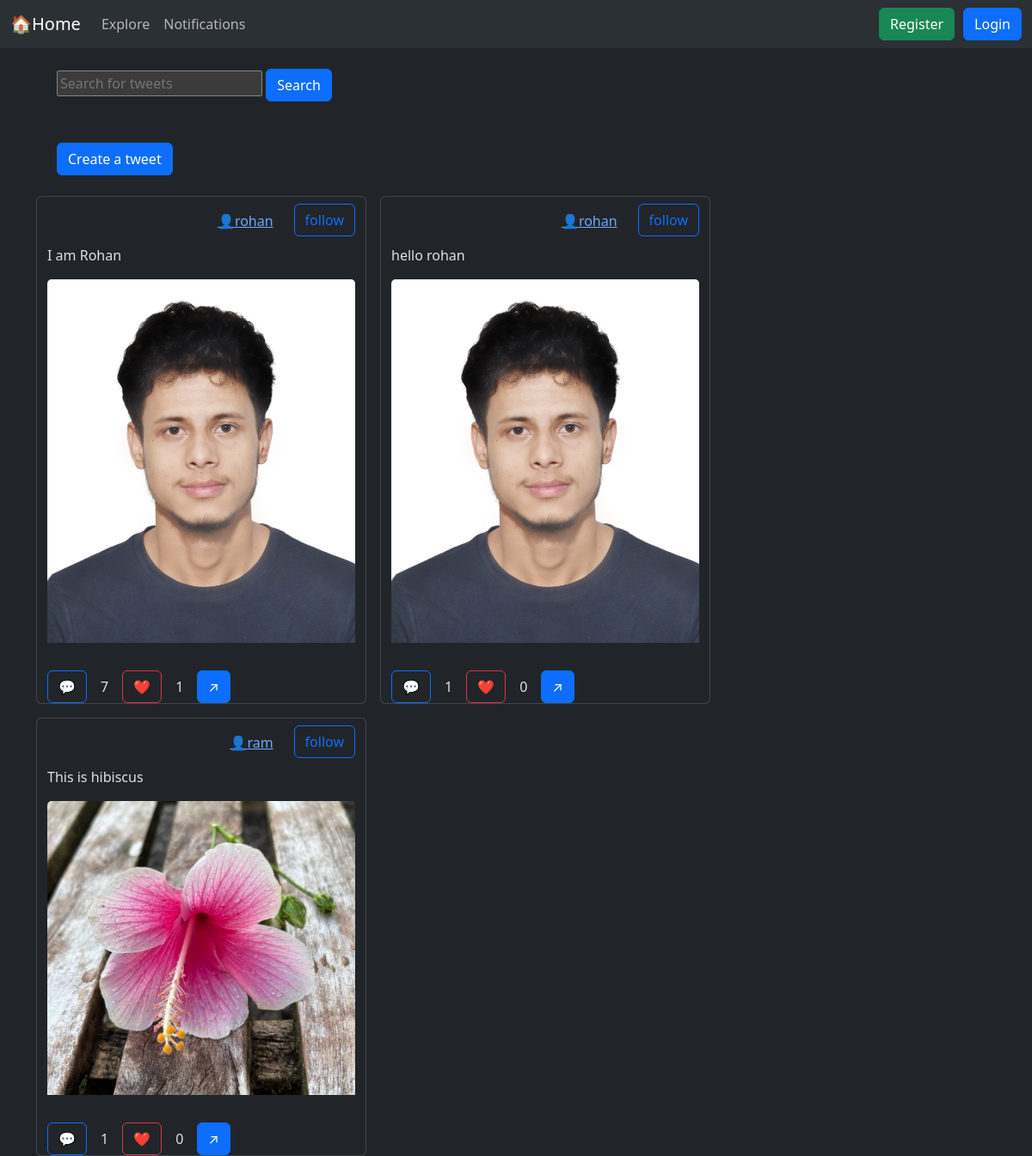
The app's page /, older data.
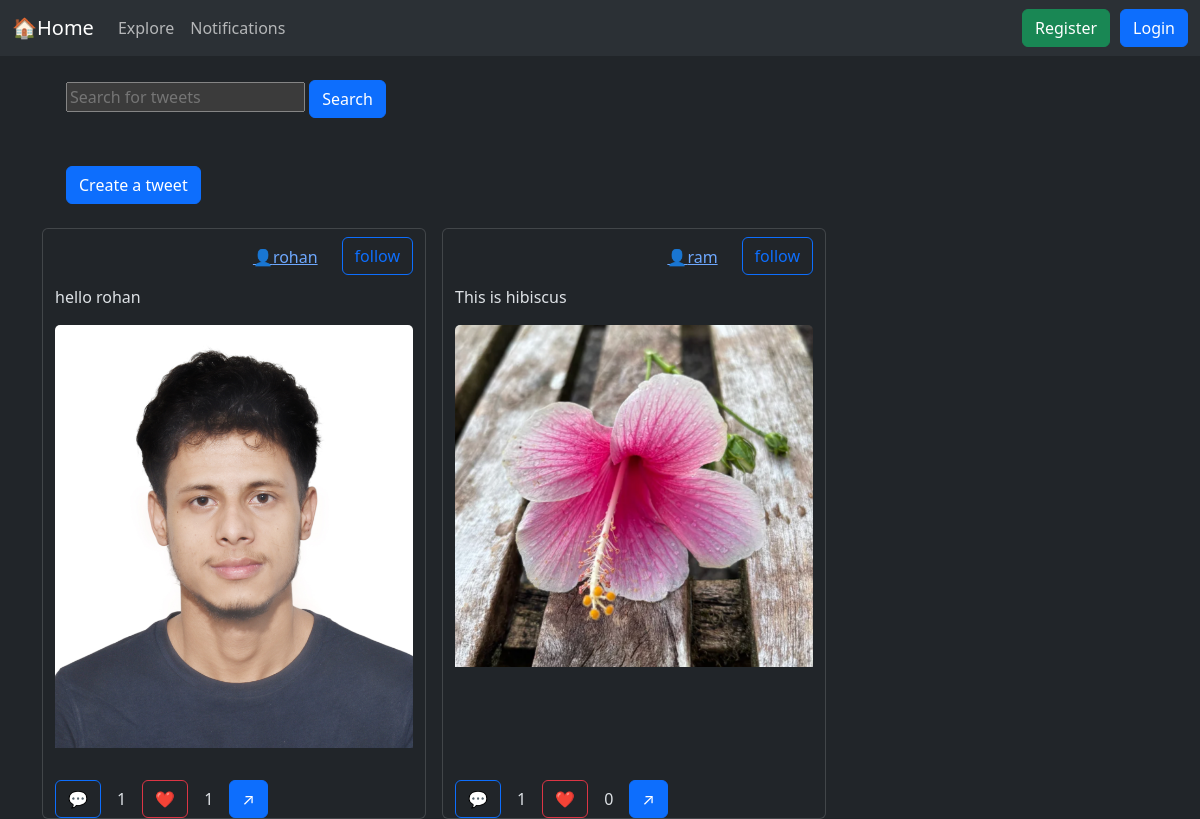
The same page, newer data.
### tweet/models.py (models this page shows, shortened)
class Tweet(models.Model):
    user=models.ForeignKey(User,on_delete=models.CASCADE)
    text=models.TextField(max_length=200)
    image=models.ImageField(upload_to='photos/',blank=True,null=True)
    created_at=models.DateTimeField(auto_now_add=True)#creates the timestamp once when the object is created
    updated_at=models.DateTimeField(auto_now=True)# updates the timestamp everytime object is saved

### tweet/views.py (the view)
# urls.py: path('', views.tweet_list, name='tweet_list'),
def tweet_list(request):
    tweets= Tweet.objects.all().order_by('-created_at')
    query= request.GET.get('q', "")
    if query:
        tweets= tweets.filter(user__username__icontains=query)
    for tweet in tweets:
            if request.user.is_authenticated:
                if tweet.likes.filter(user=request.user).exists():
                    tweet.is_liked=True
                else:
                    tweet.is_liked=False
            if request.user.is_authenticated:
                if tweet.follow.filter(user=request.user).exists():
                    tweet.is_followed=True
                else:
                    tweet.is_followed=False
    return render(request,'tweet_list.html',{'tweets':tweets, 'query':query})

### tweet/templates/tweet_list.html (shortened to what this page needs)
{% extends "base.html" %}
{% block content %}
<form method="GET" class="m-4">
    <input type="text"
    name="q"
    placeholder="Search for tweets"
    value="{{ query }}"
    >
    <button class="btn btn-primary" type="submit">Search</button>
</form>
 <a class='btn btn-primary m-4' href="{% url 'tweet_create' %}">Create a tweet</a>
 <div class='container row gap-3' >
    {% if tweets %}
    {% for tweet in tweets %}
        <div class="card" style="width: 24rem; height:auto;">
            <div class="d-flex gap-2 justify-content-end">
                <a class='m-3' href="{% url 'profile_view' tweet.user.username %}">👤{{tweet.user.username}}</a>
                <form action="{% url 'follow_user' tweet.id %}" method="POST">
                    <button {% if tweet.is_followed %}
                    class='btn btn-primary mt-2 ml-auto' type='submit'
                    {% else %}
                    class='btn btn-outline-primary mt-2' type='submit'
                    {% endif %}
                    >follow</button>
            </form>
            </div>
            {% if tweet.image %}
            <p>{{tweet.text}}</p>
            <img src="{{tweet.image.url}}" class="card-img-top" alt="...">
            {% endif %}
            <div class="card-body">
        </div>
        <div class="d-flex gap-3 align-items-center">
         <form action="{% url 'comments_view' tweet.id %}">
            <button class="btn btn-outline-primary" type="submit">💬</button>
         </form>
         {{tweet.comments.count}}
          <form action="{% url 'like_view' tweet.id %}" method="POST">
        <button
         {%if tweet.is_liked %}
            class="btn btn-danger"
         {% else %}
            class="btn btn-outline-danger"
        {% endif %}
        type="submit">❤️</button>
         </form>
            {{tweet.likes.count}}
                <button class="btn btn-primary" onclick="copyTweetLink('{% url 'tweet_detail' tweet.id  %}')">↗</button>
        </div>
        </div>
    {% endfor %}
     {% else %}
 <h1>No tweets found.</h1>
 {% endif %}
 </div>
{% endblock %}

Row changes from the older to the newer data that the page shows:
removed Tweet: user.username "rohan", text "I am Rohan", image (picture), comments.count "7", likes.count "1"
computed for Tweet "hello rohan": likes.count "0" → "1"
